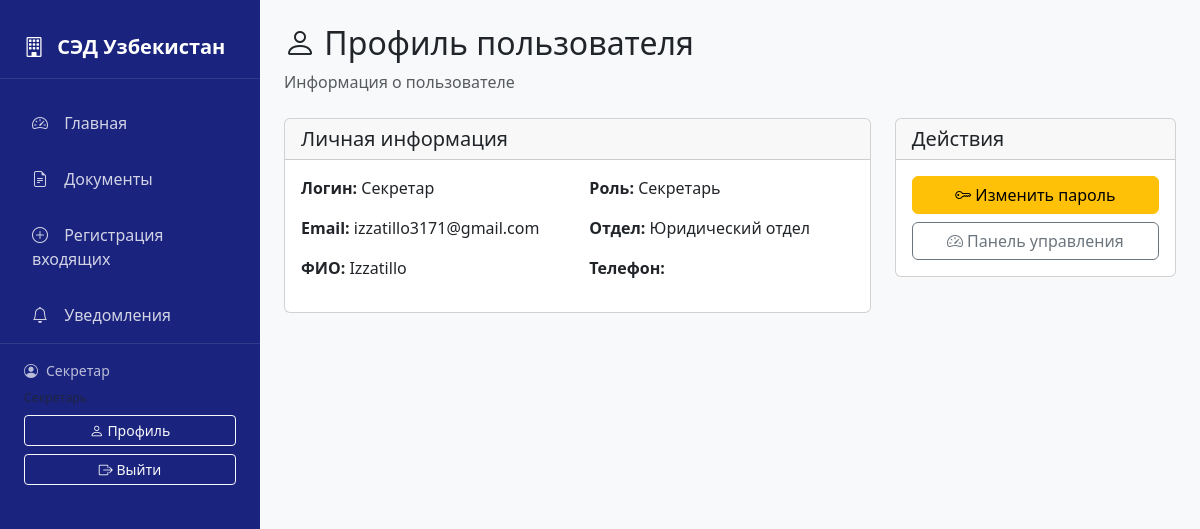
/profile/ (signed in), run on the app's committed database.
### documents/models.py (models this page shows, shortened)
class User(AbstractUser):
    ROLE_CHOICES = [
        ('citizen', 'Гражданин'),
        ('secretary', 'Секретарь'),
        ('head', 'Руководитель'),
        ('executor', 'Исполнитель'),
        ('admin', 'Администратор'),
    ]
    role = models.CharField(max_length=20, choices=ROLE_CHOICES, default='citizen')
    full_name = models.CharField(max_length=255, blank=True)
    phone = models.CharField(max_length=20, blank=True)
    department = models.ForeignKey(
        'Department',
        on_delete=models.SET_NULL,
        null=True,
        blank=True,
        related_name='users'
    )
    class Meta:
        verbose_name = 'Пользователь'
        verbose_name_plural = 'Пользователи'
    def is_head(self):
        return self.role == 'head'
    def is_secretary(self):
        return self.role == 'secretary'
    def is_executor(self):
        return self.role == 'executor'
    def is_admin(self):
        return self.role == 'admin'
    def is_citizen(self):
        return self.role == 'citizen'

class Department(models.Model):
    DEPARTMENT_TYPE_CHOICES = [
        ('chancellery', 'Канцелярия'),
        ('hr', 'Отдел кадров'),
        ('legal', 'Юридический отдел'),
        ('finance', 'Финансовый отдел'),
        ('it', 'Отдел ИКТ'),
        ('press', 'Пресс-служба'),
        ('appeals', 'Отдел по работе с обращениями'),
        ('other', 'Другой отдел'),
    ]
    name = models.CharField(max_length=255)
    code = models.CharField(max_length=20, unique=True)
    institution = models.ForeignKey(
        Institution,
        on_delete=models.CASCADE,
        related_name='departments',
        null=True,
        blank=True
    )
    department_type = models.CharField(
        max_length=20,
        choices=DEPARTMENT_TYPE_CHOICES,
        default='other'
    )
    description = models.TextField(blank=True)
    created_at = models.DateTimeField(auto_now_add=True)
    class Meta:
        verbose_name = 'Отдел'
        verbose_name_plural = 'Отделы'
        unique_together = ['code', 'institution']
        ordering = ['institution', 'name']

### documents/views.py (the view)
# urls.py: path('profile/', views.profile, name='user_profile'),
@login_required
def profile(request):
    return render(request, 'profile.html', {'user': request.user})

### documents/context_processors.py (called while the page is built)
def notifications(request):
    if request.user.is_authenticated:
        unread = Notification.objects.filter(user=request.user, is_read=False)
        return {
            'notifications': unread,
            'unread_count': unread.count()
        }
    return {
        'notifications': [],
        'unread_count': 0
    }

### templates/profile.html (shortened to what this page needs)
{% extends 'base.html' %}
{% block content %}
<div class="mb-4">
  <h2>
    <i class="bi bi-person"></i>
    Профиль пользователя
  </h2>
  <p class="text-muted">
    Информация о пользователе
  </p>
</div>
<div class="row">
  <div class="col-md-8">
    <div class="card">
      <div class="card-header">
        <h5 class="mb-0">Личная информация</h5>
      </div>
      <div class="card-body">
        <div class="row">
          <div class="col-md-6">
            <p><strong>Логин:</strong> {{ user.username }}</p>
            <p><strong>Email:</strong> {{ user.email }}</p>
            <p><strong>ФИО:</strong> {{ user.full_name }}</p>
          </div>
          <div class="col-md-6">
            <p><strong>Роль:</strong> {{ user.get_role_display }}</p>
            {% if user.department %}
            <p><strong>Отдел:</strong> {{ user.department.name }}</p>
            {% endif %}
            <p><strong>Телефон:</strong> {{ user.phone }}</p>
          </div>
        </div>
      </div>
    </div>
  </div>
  <div class="col-md-4">
    <div class="card">
      <div class="card-header">
        <h5 class="mb-0">Действия</h5>
      </div>
      <div class="card-body">
        <a href="{% url 'change_password' %}" class="btn btn-warning w-100 mb-2">
          <i class="bi bi-key"></i> Изменить пароль
        </a>
        <a href="{% url 'dashboard' %}" class="btn btn-outline-secondary w-100">
          <i class="bi bi-speedometer2"></i> Панель управления
        </a>
      </div>
    </div>
  </div>
</div>
{% endblock %}

### templates/base.html (shortened to what this page needs)
<!doctype html>
<html lang="uz">
  <head>
    <link
      href="https://cdn.jsdelivr.net/npm/bootstrap@5.3.0/dist/css/bootstrap.min.css"
      rel="stylesheet"
    />
    <link
      rel="stylesheet"
      href="https://cdn.jsdelivr.net/npm/bootstrap-icons@1.11.0/font/bootstrap-icons.css"
    />
  </head>
  <body>
    <nav class="sidebar">
      <div class="brand">
        <i class="bi bi-building"></i>
        СЭД Узбекистан
      </div>
      <ul class="nav flex-column">
        <li class="nav-item">
          <a class="nav-link" href="{% url 'dashboard' %}">
            <i class="bi bi-speedometer2"></i> Главная
          </a>
        </li>
        {% if user.is_authenticated %}
        {% if user.is_secretary or user.is_head or user.is_admin %}
        <li class="nav-item">
          <a class="nav-link" href="{% url 'document_list' %}">
            <i class="bi bi-file-earmark-text"></i> Документы
          </a>
        </li>
        {% endif %}
        {% if user.is_secretary %}
        <li class="nav-item">
          <a class="nav-link" href="{% url 'register_incoming' %}">
            <i class="bi bi-plus-circle"></i> Регистрация входящих
          </a>
        </li>
        {% endif %}
        <li class="nav-item">
          <a class="nav-link" href="{% url 'notifications' %}">
            <i class="bi bi-bell"></i> Уведомления
          </a>
        </li>
        {% endif %}
      </ul>
      {% if user.is_authenticated %}
      <div class="user-info">
        <div class="d-flex align-items-center mb-2">
          <i class="bi bi-person-circle me-2"></i>
          <span>{{ user.username }}</span>
        </div>
        <div class="small text-muted mb-2">{{ user.get_role_display }}</div>
        <div class="d-grid gap-2">
          <a href="{% url 'user_profile' %}" class="btn btn-sm btn-outline-light">
            <i class="bi bi-person"></i> Профиль
          </a>
          <a href="{% url 'logout' %}" class="btn btn-sm btn-outline-light">
            <i class="bi bi-box-arrow-right"></i> Выйти
          </a>
        </div>
      </div>
      {% endif %}
    </nav>
    <main class="main-content">
      {% block content %}{% endblock %}
    </main>
  </body>
</html>

### templates/base.html (style rules this page uses)
:root { --sidebar-width: 260px; }
body { min-height: 100vh; }
.sidebar { width: var(--sidebar-width); min-height: 100vh; background: #1a237e; position: fixed; left: 0; top: 0; padding-top: 1rem; }
.sidebar .nav-link { color: rgba(255, 255, 255, 0.8); padding: 0.75rem 1.25rem; border-radius: 0.5rem; margin: 0.25rem 0.75rem; transition: all 0.2s; position: relative; }
.sidebar .nav-link i { margin-right: 0.75rem; width: 1.25rem; text-align: center; }
.main-content { margin-left: var(--sidebar-width); padding: 1.5rem; min-height: 100vh; background: #f8f9fa; }
.brand { color: #fff; font-size: 1.25rem; font-weight: 600; padding: 1rem 1.5rem; border-bottom: 1px solid rgba(255, 255, 255, 0.1); margin-bottom: 1rem; }
.brand i { margin-right: 0.5rem; }
.user-info { padding: 1rem 1.5rem; border-top: 1px solid rgba(255, 255, 255, 0.1); color: rgba(255, 255, 255, 0.7); font-size: 0.875rem; }

### data on the page
User: username "Секретар", email "izzatillo3171@gmail.com", full_name "Izzatillo", role "Секретарь", department.name "Юридический отдел"
